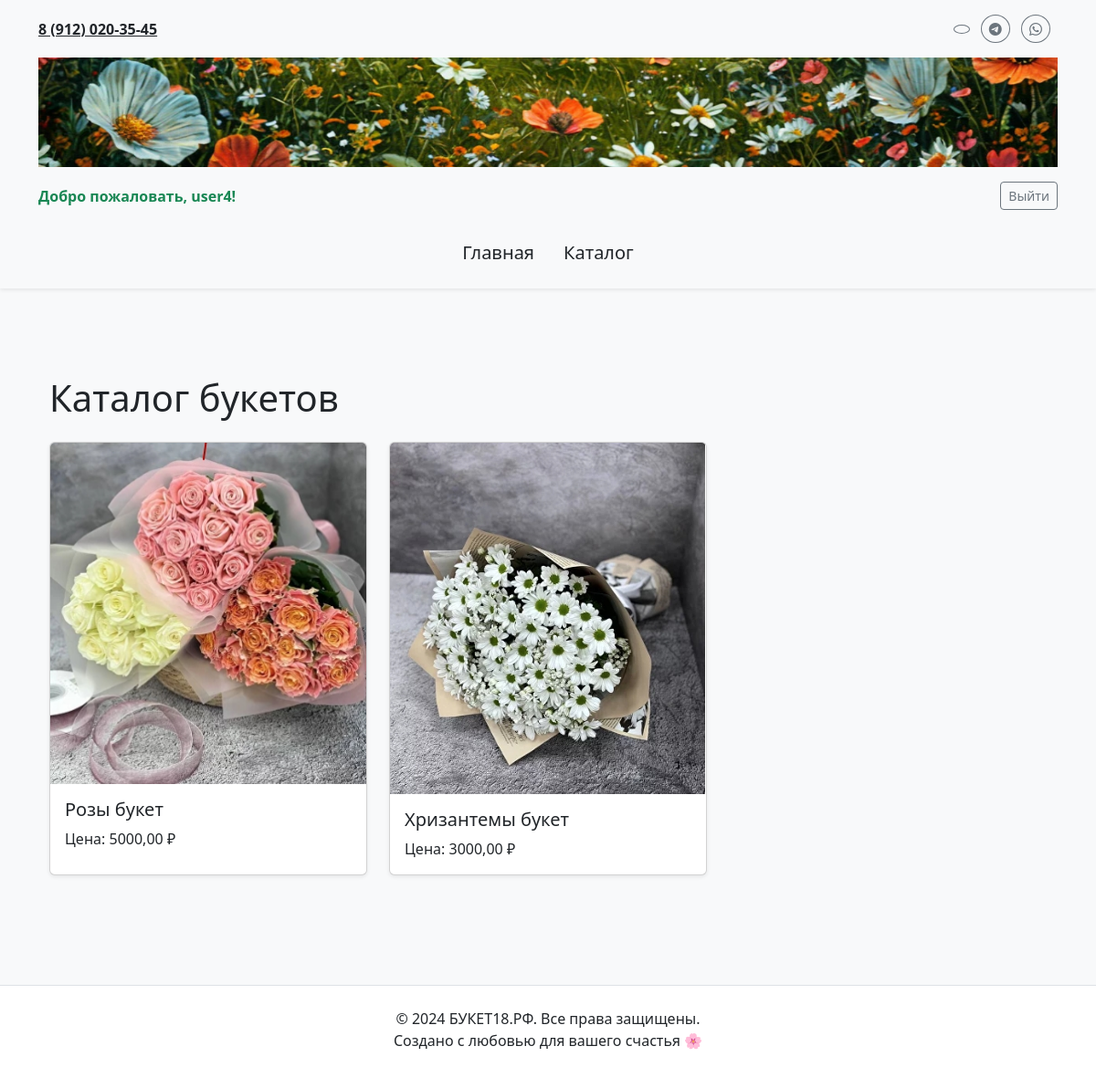
/ (signed in), run on the app's committed database.
### main/models.py (models this page shows, shortened)
class Product(models.Model):
    id = models.AutoField(primary_key=True)
    name = models.CharField(max_length=255)
    price = models.DecimalField(max_digits=10, decimal_places=2)
    image = models.ImageField(upload_to='products/', null=True, blank=True)
    class Meta:
        verbose_name = "Продукт"
        verbose_name_plural = "Продукты"

### main/views.py (the view)
# urls.py: path('', views.index, name='index'),
def index(request):
    context = {
        'current_year': datetime.now().year,
        'products': Product.objects.all(),
    }
    return render(request, 'main/index.html', context)

### main/templates/main/index.html (shortened to what this page needs)
{% extends 'main/layoute.html' %}
{% block content %}
<div class="container py-5">
    <h1 class="mb-4">Каталог букетов</h1>
    <div class="row">
        {% for product in products %}
        <div class="col-md-4 mb-4">
            <div class="card h-100 shadow-sm" style="transition: transform 0.2s, box-shadow 0.2s;">
                {% if product.image %}
                <img src="{{ product.image.url }}" class="card-img-top" alt="{{ product.name }}">
                {% else %}
                <div class="card-img-top bg-light d-flex align-items-center justify-content-center" style="height: 200px;">
                    <p class="text-muted">Изображение отсутствует</p>
                </div>
                {% endif %}
                <div class="card-body">
                    <h5 class="card-title">{{ product.name }}</h5>
                    <p class="card-text">Цена: {{ product.price }} ₽</p>
                </div>
            </div>
        </div>
        {% endfor %}
    </div>
</div>
{% endblock %}

### main/templates/main/header.html (shortened to what this page needs)
{% load static %}
<header class="header bg-light py-3 shadow-sm">
  <div class="container">
    <div class="d-flex justify-content-between align-items-center mb-3">
      <div class="contacts">
        <a href="tel:89120203545" class="phone text-dark fw-bold">8 (912) 020-35-45</a>
      </div>
      <div class="social-icons">
        <a href="https://vk.com" target="_blank" class="btn btn-outline-secondary btn-sm rounded-circle me-2">
        </a>
        <a href="https://telegram.org" target="_blank" class="btn btn-outline-secondary btn-sm rounded-circle me-2">
          <i class="bi bi-telegram"></i>
        </a>
        <a href="https://wa.me" target="_blank" class="btn btn-outline-secondary btn-sm rounded-circle me-2">
          <i class="bi bi-whatsapp"></i>
        </a>
      </div>
    </div>
    <div class="text-center logo mb-3">
      <a href="{% url 'index' %}">
        <img src="{% static 'main/images/logo.png' %}" alt="Логотип сайта БУКЕТ18.РФ" class="img-fluid w-100">
      </a>
    </div>
    <div class="user-auth d-flex justify-content-between align-items-center mb-3">
      <div>
        {% if user.is_authenticated %}
          <span class="text-success fw-bold">Добро пожаловать, {{ user.username }}!</span>
        {% else %}
          <span class="text-muted">Вы не вошли в систему</span>
        {% endif %}
      </div>
     <div>
    {% if user.is_authenticated %}
        <form method="post" action="{% url 'logout' %}" style="display:inline;">
            <button type="submit" class="btn btn-outline-secondary btn-sm">Выйти</button>
        </form>
    {% else %}
        <a href="{% url 'login' %}" class="btn btn-secondary btn-sm">Войти</a>
        <a href="{% url 'register' %}" class="btn btn-outline-secondary btn-sm ms-2">Регистрация</a>
    {% endif %}
</div>
    </div>
    <nav class="navigation mt-4">
      <ul class="nav justify-content-center">
        <li class="nav-item">
          <a href="{% url 'index' %}" class="nav-link text-dark fs-5">Главная</a>
        </li>
        <li class="nav-item">
          <a href="{% url 'user' %}" class="nav-link text-dark fs-5">Каталог</a>
        </li>
      </ul>
    </nav>
  </div>
</header>

### main/static/main/css/main.css (style rules this page uses)
.header .logo img { max-height: 120px; width: 100%; transition: transform 0.3s ease; }
.header .contacts .phone { font-size: 1rem; font-weight: bold; }
.navigation .nav-link { font-size: 1.2rem; color: #333; }

### data on the page
Product: image (picture), name "Розы букет", price "5000,00"
Product: image (picture), name "Хризантемы букет", price "3000,00"

### other printed values
{{ user.username }} "user4"
